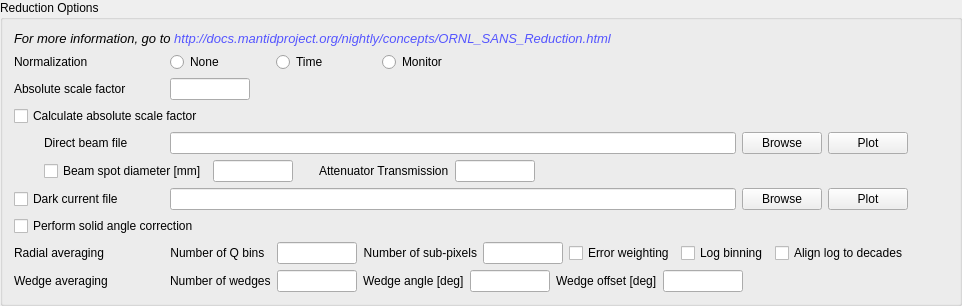
        <widget class="QGroupBox" name="reduction_options_group">
         <property name="title">
          <string>Reduction Options</string>
         </property>
         <layout class="QVBoxLayout" name="verticalLayout_6">
          <item>
           <layout class="QHBoxLayout" name="horizontalLayout_2">
            <property name="sizeConstraint">
             <enum>QLayout::SetDefaultConstraint</enum>
            </property>
            <item>
             <widget class="QLabel" name="label_6">
              <property name="sizePolicy">
               <sizepolicy hsizetype="Preferred" vsizetype="Minimum">
                <horstretch>0</horstretch>
                <verstretch>0</verstretch>
               </sizepolicy>
              </property>
              <property name="styleSheet">
               <string notr="true">font: italic 10pt &quot;Bitstream Charter&quot;;</string>
              </property>
              <property name="text">
               <string>&lt;!DOCTYPE HTML PUBLIC &quot;-//W3C//DTD HTML 4.0//EN&quot; &quot;http://www.w3.org/TR/REC-html40/strict.dtd&quot;&gt;
&lt;html&gt;&lt;head&gt;&lt;meta name=&quot;qrichtext&quot; content=&quot;1&quot; /&gt;&lt;style type=&quot;text/css&quot;&gt;
p, li { white-space: pre-wrap; }
&lt;/style&gt;&lt;/head&gt;&lt;body style=&quot; font-family:'Bitstream Charter'; font-size:10pt; font-weight:400; font-style:italic;&quot;&gt;
&lt;p style=&quot; margin-top:0px; margin-bottom:0px; margin-left:0px; margin-right:0px; -qt-block-indent:0; text-indent:0px;&quot;&gt;For more information, go to &lt;a style=&quot;text-decoration: none&quot; href=&quot;http://docs.mantidproject.org/nightly/concepts/ORNL_SANS_Reduction.html&quot;&gt;&lt;span style=&quot; color:#5555ff;&quot;&gt;http://docs.mantidproject.org/nightly/concepts/ORNL_SANS_Reduction.html&lt;/span&gt;&lt;/a&gt;&lt;/p&gt;&lt;/body&gt;&lt;/html&gt;</string>
              </property>
              <property name="openExternalLinks">
               <bool>true</bool>
              </property>
             </widget>
            </item>
           </layout>
          </item>
          <item>
           <layout class="QHBoxLayout" name="horizontalLayout_5">
            <item>
             <widget class="QLabel" name="label_4">
              <property name="sizePolicy">
               <sizepolicy hsizetype="Preferred" vsizetype="Fixed">
                <horstretch>0</horstretch>
                <verstretch>0</verstretch>
               </sizepolicy>
              </property>
              <property name="minimumSize">
               <size>
                <width>150</width>
                <height>0</height>
               </size>
              </property>
              <property name="maximumSize">
               <size>
                <width>150</width>
                <height>16777215</height>
               </size>
              </property>
              <property name="text">
               <string>Normalization</string>
              </property>
             </widget>
            </item>
            <item>
             <widget class="QRadioButton" name="normalization_none_radio">
              <property name="sizePolicy">
               <sizepolicy hsizetype="Fixed" vsizetype="Fixed">
                <horstretch>0</horstretch>
                <verstretch>0</verstretch>
               </sizepolicy>
              </property>
              <property name="minimumSize">
               <size>
                <width>100</width>
                <height>0</height>
               </size>
              </property>
              <property name="maximumSize">
               <size>
                <width>100</width>
                <height>16777215</height>
               </size>
              </property>
              <property name="toolTip">
               <string>Select to skip data normalization.</string>
              </property>
              <property name="text">
               <string>None</string>
              </property>
             </widget>
            </item>
            <item>
             <widget class="QRadioButton" name="normalization_time_radio">
              <property name="sizePolicy">
               <sizepolicy hsizetype="Fixed" vsizetype="Fixed">
                <horstretch>0</horstretch>
                <verstretch>0</verstretch>
               </sizepolicy>
              </property>
              <property name="minimumSize">
               <size>
                <width>100</width>
                <height>0</height>
               </size>
              </property>
              <property name="maximumSize">
               <size>
                <width>100</width>
                <height>16777215</height>
               </size>
              </property>
              <property name="toolTip">
               <string>Select to normalize the data to the data collection time.</string>
              </property>
              <property name="text">
               <string>Time</string>
              </property>
             </widget>
            </item>
            <item>
             <widget class="QRadioButton" name="normalization_monitor_radio">
              <property name="sizePolicy">
               <sizepolicy hsizetype="Fixed" vsizetype="Fixed">
                <horstretch>0</horstretch>
                <verstretch>0</verstretch>
               </sizepolicy>
              </property>
              <property name="minimumSize">
               <size>
                <width>100</width>
                <height>0</height>
               </size>
              </property>
              <property name="maximumSize">
               <size>
                <width>100</width>
                <height>16777215</height>
               </size>
              </property>
              <property name="toolTip">
               <string>Select to normalize the data to the beam monitor count.</string>
              </property>
              <property name="layoutDirection">
               <enum>Qt::LeftToRight</enum>
              </property>
              <property name="text">
               <string>Monitor</string>
              </property>
             </widget>
            </item>
            <item>
             <spacer name="horizontalSpacer_5">
              <property name="orientation">
               <enum>Qt::Horizontal</enum>
              </property>
              <property name="sizeHint" stdset="0">
               <size>
                <width>40</width>
                <height>20</height>
               </size>
              </property>
             </spacer>
            </item>
           </layout>
          </item>
          <item>
           <layout class="QHBoxLayout" name="horizontalLayout_4">
            <item>
             <widget class="QLabel" name="att_scale_factor_label">
              <property name="sizePolicy">
               <sizepolicy hsizetype="Preferred" vsizetype="Fixed">
                <horstretch>0</horstretch>
                <verstretch>0</verstretch>
               </sizepolicy>
              </property>
              <property name="minimumSize">
               <size>
                <width>150</width>
                <height>0</height>
               </size>
              </property>
              <property name="maximumSize">
               <size>
                <width>16777215</width>
                <height>150</height>
               </size>
              </property>
              <property name="text">
               <string>Absolute scale factor</string>
              </property>
             </widget>
            </item>
            <item>
             <widget class="QLineEdit" name="scale_edit">
              <property name="minimumSize">
               <size>
                <width>80</width>
                <height>0</height>
               </size>
              </property>
              <property name="maximumSize">
               <size>
                <width>80</width>
                <height>16777215</height>
               </size>
              </property>
              <property name="toolTip">
               <string>Enter a scaling factor to be multiplied to I(Q).</string>
              </property>
             </widget>
            </item>
            <item>
             <spacer name="horizontalSpacer_2">
              <property name="orientation">
               <enum>Qt::Horizontal</enum>
              </property>
              <property name="sizeHint" stdset="0">
               <size>
                <width>40</width>
                <height>20</height>
               </size>
              </property>
             </spacer>
            </item>
           </layout>
          </item>
          <item>
           <layout class="QHBoxLayout" name="horizontalLayout_6">
            <item>
             <widget class="QCheckBox" name="scale_chk">
              <property name="toolTip">
               <string>Check to calculate the absolute scale factor using the direct beam method.</string>
              </property>
              <property name="text">
               <string>Calculate absolute scale factor</string>
              </property>
             </widget>
            </item>
           </layout>
          </item>
          <item>
           <layout class="QHBoxLayout" name="horizontalLayout_10">
            <item>
             <spacer name="horizontalSpacer_10">
              <property name="orientation">
               <enum>Qt::Horizontal</enum>
              </property>
              <property name="sizeType">
               <enum>QSizePolicy::Fixed</enum>
              </property>
              <property name="sizeHint" stdset="0">
               <size>
                <width>30</width>
                <height>20</height>
               </size>
              </property>
             </spacer>
            </item>
            <item>
             <widget class="QLabel" name="direct_beam_label">
              <property name="minimumSize">
               <size>
                <width>120</width>
                <height>0</height>
               </size>
              </property>
              <property name="maximumSize">
               <size>
                <width>120</width>
                <height>16777215</height>
               </size>
              </property>
              <property name="text">
               <string>Direct beam file</string>
              </property>
             </widget>
            </item>
            <item>
             <widget class="QLineEdit" name="scale_data_edit">
              <property name="minimumSize">
               <size>
                <width>300</width>
                <height>0</height>
               </size>
              </property>
              <property name="toolTip">
               <string>Enter a valid file path for a direct beam data file.</string>
              </property>
             </widget>
            </item>
            <item>
             <widget class="QPushButton" name="scale_data_browse_button">
              <property name="sizePolicy">
               <sizepolicy hsizetype="Fixed" vsizetype="Fixed">
                <horstretch>0</horstretch>
                <verstretch>0</verstretch>
               </sizepolicy>
              </property>
              <property name="text">
               <string>Browse</string>
              </property>
             </widget>
            </item>
            <item>
             <widget class="QPushButton" name="scale_data_plot_button">
              <property name="sizePolicy">
               <sizepolicy hsizetype="Fixed" vsizetype="Fixed">
                <horstretch>0</horstretch>
                <verstretch>0</verstretch>
               </sizepolicy>
              </property>
              <property name="toolTip">
               <string>Click to plot 2D data.</string>
              </property>
              <property name="text">
               <string>Plot</string>
              </property>
             </widget>
            </item>
            <item>
             <spacer name="horizontalSpacer_3">
              <property name="orientation">
               <enum>Qt::Horizontal</enum>
              </property>
              <property name="sizeType">
               <enum>QSizePolicy::Fixed</enum>
              </property>
              <property name="sizeHint" stdset="0">
               <size>
                <width>40</width>
                <height>20</height>
               </size>
              </property>
             </spacer>
            </item>
           </layout>
          </item>
          <item>
           <layout class="QHBoxLayout" name="horizontalLayout_11">
            <item>
             <spacer name="horizontalSpacer_11">
              <property name="orientation">
               <enum>Qt::Horizontal</enum>
              </property>
              <property name="sizeType">
               <enum>QSizePolicy::Fixed</enum>
              </property>
              <property name="sizeHint" stdset="0">
               <size>
                <width>30</width>
                <height>20</height>
               </size>
              </property>
             </spacer>
            </item>
            <item>
             <widget class="QCheckBox" name="beamstop_chk">
              <property name="text">
               <string>Beam spot diameter [mm]</string>
              </property>
             </widget>
            </item>
            <item>
             <widget class="QLineEdit" name="scale_beam_radius_edit">
              <property name="minimumSize">
               <size>
                <width>80</width>
                <height>0</height>
               </size>
              </property>
              <property name="maximumSize">
               <size>
                <width>80</width>
                <height>16777215</height>
               </size>
              </property>
              <property name="toolTip">
               <string>Enter the diameter around the beam center to include when measuring the total beam signal, in mm.</string>
              </property>
             </widget>
            </item>
            <item>
             <spacer name="horizontalSpacer_14">
              <property name="orientation">
               <enum>Qt::Horizontal</enum>
              </property>
              <property name="sizeType">
               <enum>QSizePolicy::Fixed</enum>
              </property>
              <property name="sizeHint" stdset="0">
               <size>
                <width>20</width>
                <height>20</height>
               </size>
              </property>
             </spacer>
            </item>
            <item>
             <widget class="QLabel" name="att_trans_label">
              <property name="text">
               <string>Attenuator Transmission</string>
              </property>
             </widget>
            </item>
            <item>
             <widget class="QLineEdit" name="scale_att_trans_edit">
              <property name="sizePolicy">
               <sizepolicy hsizetype="Fixed" vsizetype="Fixed">
                <horstretch>0</horstretch>
                <verstretch>0</verstretch>
               </sizepolicy>
              </property>
              <property name="minimumSize">
               <size>
                <width>80</width>
                <height>0</height>
               </size>
              </property>
              <property name="maximumSize">
               <size>
                <width>80</width>
                <height>16777215</height>
               </size>
              </property>
              <property name="toolTip">
               <string>Enter the attenuator transmission from the Attenuator Efficiency Chart.</string>
              </property>
             </widget>
            </item>
            <item>
             <spacer name="horizontalSpacer_12">
              <property name="orientation">
               <enum>Qt::Horizontal</enum>
              </property>
              <property name="sizeHint" stdset="0">
               <size>
                <width>40</width>
                <height>20</height>
               </size>
              </property>
             </spacer>
            </item>
           </layout>
          </item>
          <item>
           <layout class="QHBoxLayout" name="horizontalLayout_7">
            <item>
             <widget class="QCheckBox" name="dark_current_check">
              <property name="minimumSize">
               <size>
                <width>150</width>
                <height>0</height>
               </size>
              </property>
              <property name="maximumSize">
               <size>
                <width>150</width>
                <height>16777215</height>
               </size>
              </property>
              <property name="text">
               <string>Dark current file</string>
              </property>
             </widget>
            </item>
            <item>
             <widget class="QLineEdit" name="dark_file_edit">
              <property name="sizePolicy">
               <sizepolicy hsizetype="Expanding" vsizetype="Fixed">
                <horstretch>0</horstretch>
                <verstretch>0</verstretch>
               </sizepolicy>
              </property>
              <property name="minimumSize">
               <size>
                <width>300</width>
                <height>0</height>
               </size>
              </property>
              <property name="baseSize">
               <size>
                <width>0</width>
                <height>0</height>
               </size>
              </property>
              <property name="toolTip">
               <string>Enter a valid file path to be used for the dark current data.</string>
              </property>
             </widget>
            </item>
            <item>
             <widget class="QPushButton" name="dark_browse_button">
              <property name="sizePolicy">
               <sizepolicy hsizetype="Fixed" vsizetype="Fixed">
                <horstretch>0</horstretch>
                <verstretch>0</verstretch>
               </sizepolicy>
              </property>
              <property name="text">
               <string>Browse</string>
              </property>
             </widget>
            </item>
            <item>
             <widget class="QPushButton" name="dark_plot_button">
              <property name="sizePolicy">
               <sizepolicy hsizetype="Fixed" vsizetype="Fixed">
                <horstretch>0</horstretch>
                <verstretch>0</verstretch>
               </sizepolicy>
              </property>
              <property name="minimumSize">
               <size>
                <width>0</width>
                <height>0</height>
               </size>
              </property>
              <property name="maximumSize">
               <size>
                <width>16777215</width>
                <height>16777215</height>
               </size>
              </property>
              <property name="toolTip">
               <string>Click to plot 2D data.</string>
              </property>
              <property name="text">
               <string>Plot</string>
              </property>
             </widget>
            </item>
            <item>
             <spacer name="horizontalSpacer_7">
              <property name="orientation">
               <enum>Qt::Horizontal</enum>
              </property>
              <property name="sizeType">
               <enum>QSizePolicy::Fixed</enum>
              </property>
              <property name="sizeHint" stdset="0">
               <size>
                <width>40</width>
                <height>20</height>
               </size>
              </property>
             </spacer>
            </item>
           </layout>
          </item>
          <item>
           <layout class="QHBoxLayout" name="horizontalLayout_8">
            <item>
             <widget class="QCheckBox" name="solid_angle_chk">
              <property name="sizePolicy">
               <sizepolicy hsizetype="Expanding" vsizetype="Fixed">
                <horstretch>0</horstretch>
                <verstretch>0</verstretch>
               </sizepolicy>
              </property>
              <property name="toolTip">
               <string>Select to perform a solid angle correction.</string>
              </property>
              <property name="text">
               <string>Perform solid angle correction</string>
              </property>
             </widget>
            </item>
           </layout>
          </item>
          <item>
           <layout class="QHBoxLayout" name="horizontalLayout_9">
            <item>
             <widget class="QLabel" name="label_2">
              <property name="sizePolicy">
               <sizepolicy hsizetype="Preferred" vsizetype="Fixed">
                <horstretch>0</horstretch>
                <verstretch>0</verstretch>
               </sizepolicy>
              </property>
              <property name="minimumSize">
               <size>
                <width>150</width>
                <height>0</height>
               </size>
              </property>
              <property name="maximumSize">
               <size>
                <width>150</width>
                <height>16777215</height>
               </size>
              </property>
              <property name="text">
               <string>Radial averaging</string>
              </property>
             </widget>
            </item>
            <item>
             <widget class="QLabel" name="label">
              <property name="sizePolicy">
               <sizepolicy hsizetype="Preferred" vsizetype="Fixed">
                <horstretch>0</horstretch>
                <verstretch>0</verstretch>
               </sizepolicy>
              </property>
              <property name="minimumSize">
               <size>
                <width>0</width>
                <height>0</height>
               </size>
              </property>
              <property name="maximumSize">
               <size>
                <width>150</width>
                <height>16777215</height>
               </size>
              </property>
              <property name="text">
               <string>Number of Q bins  </string>
              </property>
              <property name="alignment">
               <set>Qt::AlignRight|Qt::AlignTrailing|Qt::AlignVCenter</set>
              </property>
             </widget>
            </item>
            <item>
             <widget class="QLineEdit" name="n_q_bins_edit">
              <property name="minimumSize">
               <size>
                <width>80</width>
                <height>0</height>
               </size>
              </property>
              <property name="maximumSize">
               <size>
                <width>80</width>
                <height>16777215</height>
               </size>
              </property>
              <property name="toolTip">
               <string>Enter the number of Q bins for the output I(Q) distribution.</string>
              </property>
             </widget>
            </item>
            <item>
             <widget class="QLabel" name="label_3">
              <property name="sizePolicy">
               <sizepolicy hsizetype="Preferred" vsizetype="Fixed">
                <horstretch>0</horstretch>
                <verstretch>0</verstretch>
               </sizepolicy>
              </property>
              <property name="minimumSize">
               <size>
                <width>0</width>
                <height>0</height>
               </size>
              </property>
              <property name="maximumSize">
               <size>
                <width>150</width>
                <height>16777215</height>
               </size>
              </property>
              <property name="text">
               <string>Number of sub-pixels</string>
              </property>
              <property name="alignment">
               <set>Qt::AlignRight|Qt::AlignTrailing|Qt::AlignVCenter</set>
              </property>
             </widget>
            </item>
            <item>
             <widget class="QLineEdit" name="n_sub_pix_edit">
              <property name="minimumSize">
               <size>
                <width>80</width>
                <height>0</height>
               </size>
              </property>
              <property name="maximumSize">
               <size>
                <width>80</width>
                <height>16777215</height>
               </size>
              </property>
              <property name="toolTip">
               <string>Enter the number of sub-pixels in each direction of a detector pixel to use for the
radial averaging. For instance, entering 3 will sub-divide each detector pixel by 3
in each direction and will create 9 sub-pixels.</string>
              </property>
             </widget>
            </item>
            <item>
             <widget class="QCheckBox" name="error_weighting_check">
              <property name="text">
               <string>Error weighting</string>
              </property>
             </widget>
            </item>
            <item>
             <widget class="QCheckBox" name="log_binning_radio">
              <property name="sizePolicy">
               <sizepolicy hsizetype="Minimum" vsizetype="Fixed">
                <horstretch>0</horstretch>
                <verstretch>0</verstretch>
               </sizepolicy>
              </property>
              <property name="minimumSize">
               <size>
                <width>0</width>
                <height>0</height>
               </size>
              </property>
              <property name="maximumSize">
               <size>
                <width>16777215</width>
                <height>16777215</height>
               </size>
              </property>
              <property name="toolTip">
               <string>Select to use logarithmic binning for I(Q).</string>
              </property>
              <property name="layoutDirection">
               <enum>Qt::LeftToRight</enum>
              </property>
              <property name="text">
               <string>Log binning</string>
              </property>
             </widget>
            </item>
            <item>
             <widget class="QCheckBox" name="align_check">
              <property name="sizePolicy">
               <sizepolicy hsizetype="Minimum" vsizetype="Fixed">
                <horstretch>0</horstretch>
                <verstretch>0</verstretch>
               </sizepolicy>
              </property>
              <property name="minimumSize">
               <size>
                <width>0</width>
                <height>0</height>
               </size>
              </property>
              <property name="text">
               <string>Align log to decades</string>
              </property>
             </widget>
            </item>
            <item>
             <spacer name="horizontalSpacer_4">
              <property name="orientation">
               <enum>Qt::Horizontal</enum>
              </property>
              <property name="sizeHint" stdset="0">
               <size>
                <width>40</width>
                <height>20</height>
               </size>
              </property>
             </spacer>
            </item>
           </layout>
          </item>
          <item>
           <layout class="QHBoxLayout" name="horizontalLayout_3">
            <item>
             <widget class="QLabel" name="label_7">
              <property name="sizePolicy">
               <sizepolicy hsizetype="Preferred" vsizetype="Fixed">
                <horstretch>0</horstretch>
                <verstretch>0</verstretch>
               </sizepolicy>
              </property>
              <property name="minimumSize">
               <size>
                <width>150</width>
                <height>0</height>
               </size>
              </property>
              <property name="text">
               <string>Wedge averaging</string>
              </property>
             </widget>
            </item>
            <item>
             <widget class="QLabel" name="label_8">
              <property name="sizePolicy">
               <sizepolicy hsizetype="Preferred" vsizetype="Fixed">
                <horstretch>0</horstretch>
                <verstretch>0</verstretch>
               </sizepolicy>
              </property>
              <property name="maximumSize">
               <size>
                <width>150</width>
                <height>16777215</height>
               </size>
              </property>
              <property name="text">
               <string>Number of wedges</string>
              </property>
             </widget>
            </item>
            <item>
             <widget class="QLineEdit" name="n_wedges_edit">
              <property name="minimumSize">
               <size>
                <width>80</width>
                <height>0</height>
               </size>
              </property>
              <property name="maximumSize">
               <size>
                <width>80</width>
                <height>16777215</height>
               </size>
              </property>
              <property name="toolTip">
               <string>Enter the number of wedges to calculate.</string>
              </property>
             </widget>
            </item>
            <item>
             <widget class="QLabel" name="label_9">
              <property name="sizePolicy">
               <sizepolicy hsizetype="Preferred" vsizetype="Fixed">
                <horstretch>0</horstretch>
                <verstretch>0</verstretch>
               </sizepolicy>
              </property>
              <property name="maximumSize">
               <size>
                <width>150</width>
                <height>16777215</height>
               </size>
              </property>
              <property name="text">
               <string>Wedge angle [deg]</string>
              </property>
             </widget>
            </item>
            <item>
             <widget class="QLineEdit" name="wedge_angle_edit">
              <property name="minimumSize">
               <size>
                <width>80</width>
                <height>0</height>
               </size>
              </property>
              <property name="maximumSize">
               <size>
                <width>80</width>
                <height>16777215</height>
               </size>
              </property>
              <property name="toolTip">
               <string>Enter the angular opening of each wedge, in degrees.</string>
              </property>
             </widget>
            </item>
            <item>
             <widget class="QLabel" name="label_11">
              <property name="sizePolicy">
               <sizepolicy hsizetype="Preferred" vsizetype="Fixed">
                <horstretch>0</horstretch>
                <verstretch>0</verstretch>
               </sizepolicy>
              </property>
              <property name="maximumSize">
               <size>
                <width>150</width>
                <height>16777215</height>
               </size>
              </property>
              <property name="text">
               <string>Wedge offset [deg]</string>
              </property>
             </widget>
            </item>
            <item>
             <widget class="QLineEdit" name="wedge_offset_edit">
              <property name="minimumSize">
               <size>
                <width>80</width>
                <height>0</height>
               </size>
              </property>
              <property name="maximumSize">
               <size>
                <width>80</width>
                <height>16777215</height>
               </size>
              </property>
              <property name="toolTip">
               <string>Enter an angular offset for the wedges, in degrees.</string>
              </property>
             </widget>
            </item>
            <item>
             <spacer name="horizontalSpacer_8">
              <property name="orientation">
               <enum>Qt::Horizontal</enum>
              </property>
              <property name="sizeHint" stdset="0">
               <size>
                <width>40</width>
                <height>20</height>
               </size>
              </property>
             </spacer>
            </item>
           </layout>
          </item>
         </layout>
        </widget>
